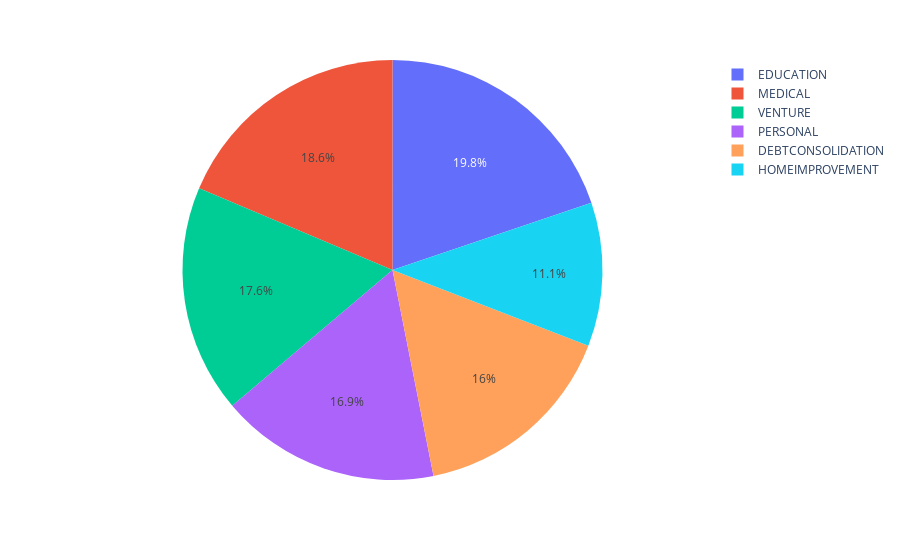

Notebook cell for this chart:
### Code cell
ex.pie(df,names='loan_intent',hole=0.00)

### Figure 1 — Plotly figure (JSON) as saved in the notebook; plotly's stock layout.template omitted (floating-point values rounded to 4 significant figures; data arrays with more than 128 entries replaced by an {"elided": "..."} marker saying what was removed)
{"data": [{"domain": {"x": [0, 1], "y": [0, 1]}, "hole": 0, "hovertemplate": "loan_intent=%{label}<extra></extra>", "labels": {"elided": "32581 str values"}, "legendgroup": "", "name": "", "showlegend": true, "type": "pie"}], "layout": {"legend": {"tracegroupgap": 0}, "margin": {"t": 60}}}
